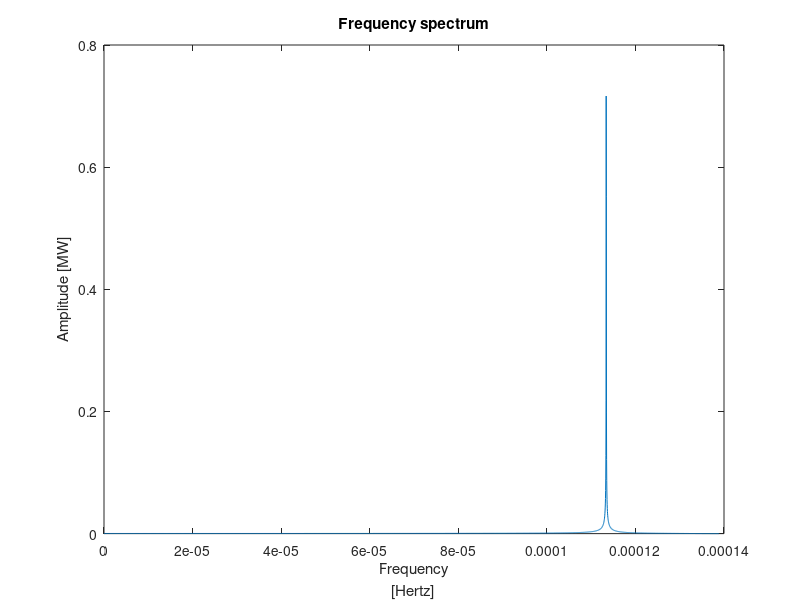
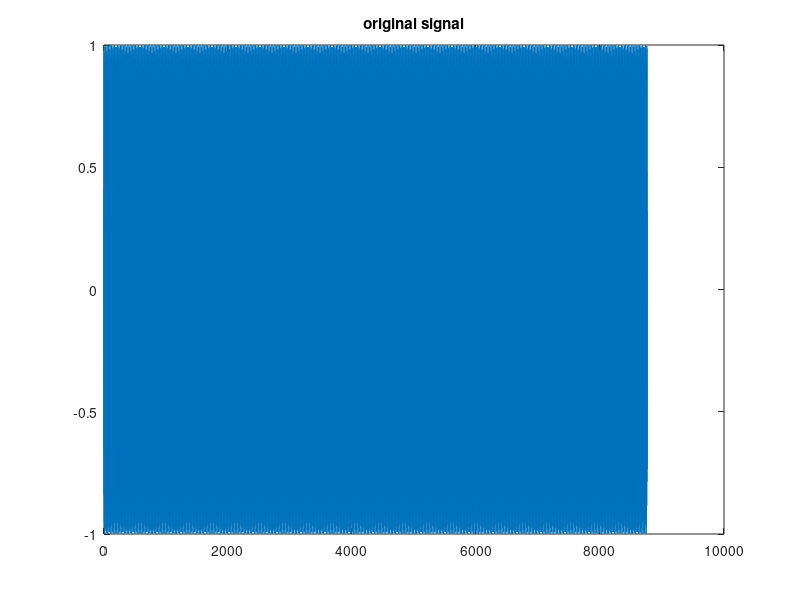
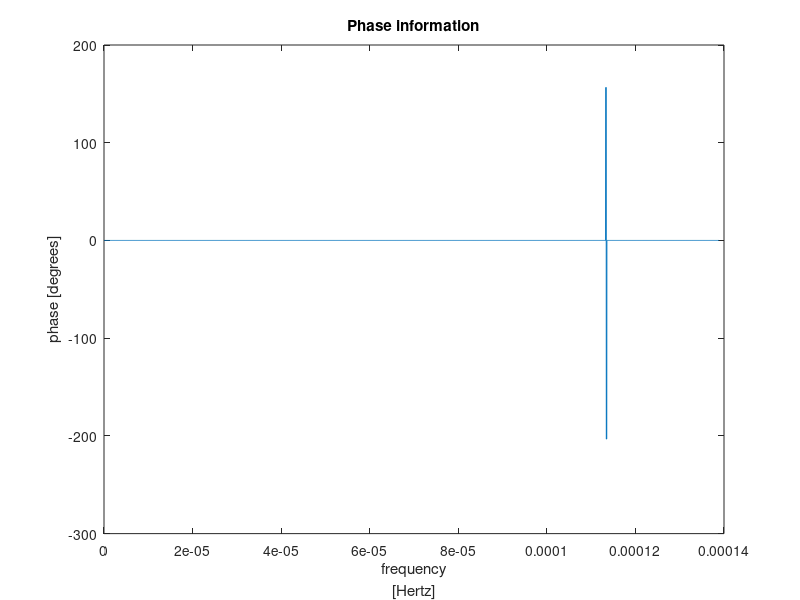

MATLAB code to generate these figures, in order:
clear;clc;close all

time=linspace(0,8760,8760);
A = cos(10*time);
% A is an input signal from an external model
A_noDC=A-mean(A); %This cuts the 0 Hz DC component
f=1/3600; %frequency is 1 sample per hour, thus 1/3600 per second
N=length(A); 
X=fft(A_noDC);
X_mag=abs(X);
X_amp=X_mag/N; %normalises magnitude into amplitude
X_ampsingle=X_amp(1:N/2+1); %divides the plot from two-sided to one
X_ampsingle(2:end-1)=2*X_ampsingle(2:end-1); %idem
freq=(0:(N/2))*f/N; %plots the frequency on the x-axis rather than bins
figure('visible','on')
plot(freq,X_ampsingle);
title('Frequency spectrum')
xlabel({'Frequency','[Hertz]'});
ylabel({'Amplitude [MW]'});
figure('visible','on');
plot(time,A); %plots original signal
title('original signal');


X2=X
threshold=max(abs(X)/10);
X2(abs(X)<threshold)=0; % determines the low-amplitude threshold
phase=atan2(imag(X2),real(X2))*180/pi;
phase_single=phase(1:N/2+1); %turns the plot into a one-sided plot
phase_single(2:end-1)=2*phase_single(2:end-1);
figure('visible','on')
plot(freq,phase_single);
title('Phase information')
xlabel({'frequency','[Hertz]'});
ylabel({'phase [degrees]'});